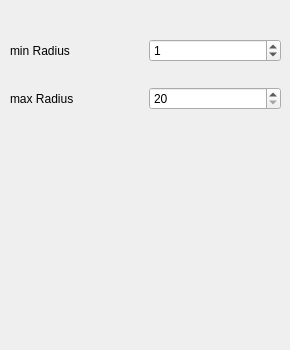
<?xml version="1.0" encoding="UTF-8"?>
<ui version="4.0">
 <class>HoughCircle</class>
 <widget class="QWidget" name="HoughCircle">
  <property name="geometry">
   <rect>
    <x>0</x>
    <y>0</y>
    <width>290</width>
    <height>350</height>
   </rect>
  </property>
  <property name="windowTitle">
   <string>Form</string>
  </property>
  <widget class="QWidget" name="layoutWidget">
   <property name="geometry">
    <rect>
     <x>10</x>
     <y>20</y>
     <width>271</width>
     <height>111</height>
    </rect>
   </property>
   <layout class="QVBoxLayout" name="verticalLayout">
    <item>
     <layout class="QHBoxLayout" name="horizontalLayout_2">
      <item>
       <widget class="QLabel" name="label_2">
        <property name="text">
         <string>min Radius</string>
        </property>
       </widget>
      </item>
      <item>
       <widget class="QSpinBox" name="minRad">
        <property name="maximum">
         <number>2147483647</number>
        </property>
        <property name="value">
         <number>1</number>
        </property>
       </widget>
      </item>
     </layout>
    </item>
    <item>
     <layout class="QHBoxLayout" name="horizontalLayout_3">
      <item>
       <widget class="QLabel" name="label_3">
        <property name="text">
         <string>max Radius</string>
        </property>
       </widget>
      </item>
      <item>
       <widget class="QSpinBox" name="maxRad">
        <property name="minimum">
         <number>20</number>
        </property>
        <property name="maximum">
         <number>2147483647</number>
        </property>
        <property name="value">
         <number>20</number>
        </property>
       </widget>
      </item>
     </layout>
    </item>
   </layout>
  </widget>
 </widget>
 <resources/>
 <connections/>
</ui>
